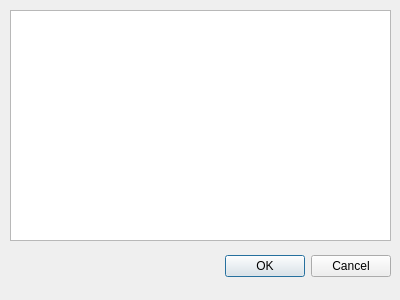
<?xml version="1.0" encoding="UTF-8"?>
<ui version="4.0">
 <class>Dialog</class>
 <widget class="QDialog" name="Dialog">
  <property name="geometry">
   <rect>
    <x>0</x>
    <y>0</y>
    <width>400</width>
    <height>300</height>
   </rect>
  </property>
  <property name="windowTitle">
   <string>Select Calibration</string>
  </property>
  <widget class="QDialogButtonBox" name="btnBox">
   <property name="geometry">
    <rect>
     <x>10</x>
     <y>250</y>
     <width>381</width>
     <height>32</height>
    </rect>
   </property>
   <property name="orientation">
    <enum>Qt::Horizontal</enum>
   </property>
   <property name="standardButtons">
    <set>QDialogButtonBox::Cancel|QDialogButtonBox::Ok</set>
   </property>
  </widget>
  <widget class="QListWidget" name="listOfCalibrations">
   <property name="geometry">
    <rect>
     <x>10</x>
     <y>10</y>
     <width>381</width>
     <height>231</height>
    </rect>
   </property>
  </widget>
 </widget>
 <resources/>
 <connections>
  <connection>
   <sender>btnBox</sender>
   <signal>accepted()</signal>
   <receiver>Dialog</receiver>
   <slot>accept()</slot>
   <hints>
    <hint type="sourcelabel">
     <x>248</x>
     <y>254</y>
    </hint>
    <hint type="destinationlabel">
     <x>157</x>
     <y>274</y>
    </hint>
   </hints>
  </connection>
  <connection>
   <sender>btnBox</sender>
   <signal>rejected()</signal>
   <receiver>Dialog</receiver>
   <slot>reject()</slot>
   <hints>
    <hint type="sourcelabel">
     <x>316</x>
     <y>260</y>
    </hint>
    <hint type="destinationlabel">
     <x>286</x>
     <y>274</y>
    </hint>
   </hints>
  </connection>
 </connections>
</ui>
